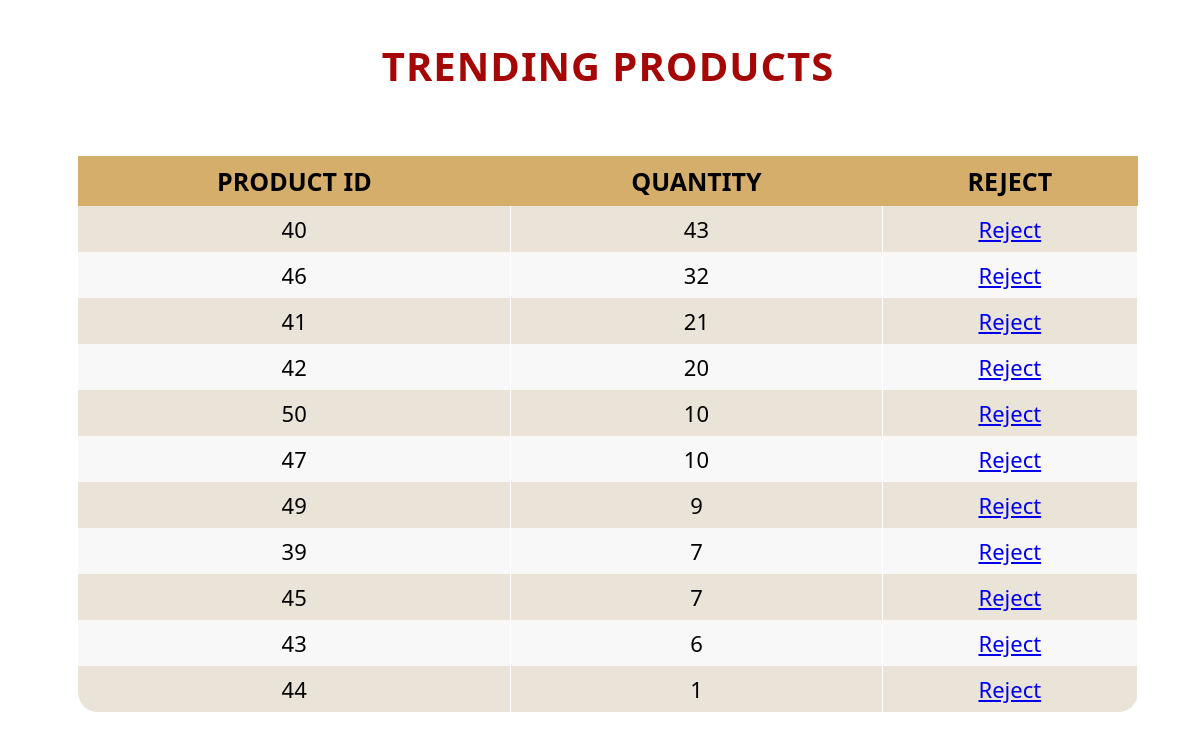
Screenshot of /Praveen/admin/trendingP.php with the database file from the repository.
### tables this page shows
CREATE TABLE `order_item` (
  `id` int(10) NOT NULL,
  `o_id` int(10) NOT NULL,
  `p_id` int(10) NOT NULL,
  `unit_price` float NOT NULL,
  `quantity` int(10) NOT NULL,
  `time1` timestamp(6) NOT NULL DEFAULT current_timestamp(6) ON UPDATE current_timestamp(6),
  `u_id` int(10) NOT NULL,
  `order_status` text NOT NULL DEFAULT 'Not Delivered',
  `buyer_status` text NOT NULL DEFAULT 'Not Received'
);

### Praveen/admin/trendingP.php (the view, shortened to what this page needs)
<h2>TRENDING PRODUCTS</h2>
 <link rel="stylesheet" href="posttable.css">
<div class="table-wrapper">
    <table class="fl-table">
        <thead>
        <tr>
            <th>PRODUCT ID</th>
            <th>QUANTITY</th>
            <th>REJECT</th>
        </tr>
        </thead>
        <tbody>
        <tr>
<?php require_once("Inconnect.php") ?>
<?php
 $sql ="SELECT id, p_id, SUM(quantity) AS TotalQuantity
FROM order_item
GROUP BY p_id
ORDER BY SUM(quantity) DESC;";
 $result =$connection-> query($sql);
 if($result){
 while ($row = $result-> fetch_assoc()){
    echo"<td>".$row["p_id"]."</td>";
    echo"<td>".$row["TotalQuantity"]."</td>";
    echo"<td>"."<a href=delete.php?id=".$row["id"].">Reject</a>"."</td></tr>";
 }
 echo "</table>";
}
else{
    echo "0 result";
}
 ?>
</div>

### Praveen/admin/posttable.css (style rules this page uses)
h2 { text-align: center; font-size: 40px; text-transform: uppercase; font-family: "Segoe UI Light","Segoe UI","Segoe",Tahoma,Helvetica,Arial,sans-serif; letter-spacing: 1px; color: rgb(165, 6, 6); padding: 30px 0; }
.table-wrapper { margin: 10px 70px 70px; }
.fl-table { border-radius: 20px; font-size: 25px; font-weight: normal; border: none; border-collapse: collapse; width: 100%; max-width: 100%; white-space: nowrap; background-color: #E9E3D8 ; }
.fl-table td, .fl-table th { text-align: center; padding: 8px; }
.fl-table td { border-right: 1px solid #ffffff; font-size: 22px; }
.fl-table thead th { color: #000000; background: #D5AE6C ; }
.fl-table thead th:nth-child(odd) { color: #000000; background: #D5AE6C; }

### rows the page displays
order_item: p "40", TotalQuantity "43"
order_item: p "46", TotalQuantity "32"
order_item: p "41", TotalQuantity "21"
order_item: p "42", TotalQuantity "20"
order_item: p "50", TotalQuantity "10"
order_item: p "47", TotalQuantity "10"
order_item: p "49", TotalQuantity "9"
order_item: p "39", TotalQuantity "7"
order_item: p "45", TotalQuantity "7"
order_item: p "43", TotalQuantity "6"
order_item: p "44", TotalQuantity "1"
